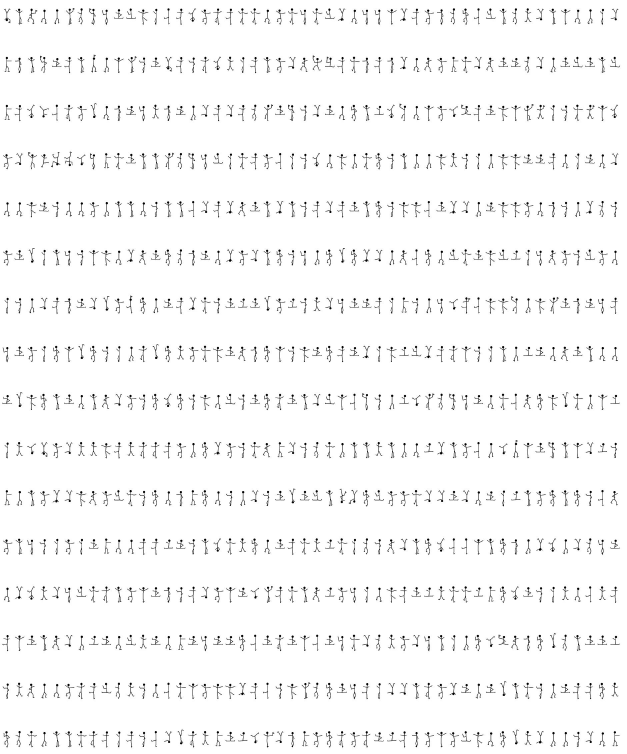
%> input picture challenges/c1/c1.1.images/img26.jpg, 1881 x 2260 px (shown at 1/3 size)
$ octave main.m   (GNU Octave 9; MATLAB toolbox functions it lacks are replaced by stand-ins)
%> lines starting %> are read from the running program, lines starting %| are printed output that depends on the picture; in (x1, y1, x2, y2) boxes, pixels count from 0 and x2, y2 are one past the last pixel; in counts of white or black regions, pixels touching at a corner belong together; the program's own positions count from 1
### challenges/c1/read.m
function img_arr=read(path)
    img=imread(path);
    img=rgb2gray(img);
    img=adjust(img,200);
    %imshow(img);
    width=32;
    height=64;
    block_data=zeros(0,4);
    num=0;
    rows=read_rows(img);
    for i=1:length(rows)
        cols=read_cols(img(rows(i,1):rows(i,2),:));
        for j=1:length(cols)
            num=num+1;
            block_data(num,:)=[rows(i,1),rows(i,2),cols(j,1),cols(j,2)];
        end
    end
    img_arr=zeros(length(block_data),height,width);
    for i=1:num
        img_arr(i,:,:)=crop(img(block_data(i,1):block_data(i,2),block_data(i,3):block_data(i,4)),height,width);
    end
end

function img=crop(block,height,width)
    img=block;
    s=size(img);
    if s(1)>height||s(2)>width
        display('error');
    end
    if s(1)<height
        fill=height-s(1);
        a=floor(fill/2);b=fill-a;
        img=[255.*ones(a,s(2)); img; 255.*ones(b,s(2))];
    end
    s=size(img);
    if s(2)<width
        fill=width-s(2);
        a=floor(fill/2);b=fill-a;
        img=[255.*ones(s(1),a), img, 255.*ones(s(1),b)];
    end
    %imshow(img);
end

function rows=read_rows(img)
    rows=[];
    row=1;row_start=1;
    blank_flag=true;
    for i=1:length(img)
        black=sum(img(i,:)~=255);
        if black==0
            if ~blank_flag
                rows=[rows;row_start,i-1];
                blank_flag=true;
            end
            continue;
        end
        if blank_flag
            row_start=i;
            blank_flag=false;
        end
    end
end

function cols=read_cols(row)
    cols=[];
    col=1;col_start=1;
    blank_flag=true;
    for i=1:length(row(1,:))
        black=sum(row(:,i)~=255);
        if black==0
            if ~blank_flag
                cols=[cols;col_start,i-1];
                blank_flag=true;
            end
            continue;
        end
        if blank_flag
            col_start=i;
            blank_flag=false;
        end
    end
end

function img=adjust(img,threshold)
    img(img>threshold)=255;
    img(img<=threshold)=0;
end

### challenges/c1/combine.m
function img=combine(arr,width)
    global img_arr;
    img=zeros(0,32*width);
    num=0;
    for i=1:length(arr)
        x=floor(num/width)+1;
        y=mod(num,width)+1;
        num=num+1;
        img((x-1)*64+1:x*64,(y-1)*32+1:y*32)=img_arr(arr(i),:,:);
    end
end

### challenges/c1/main.m
global img_arr;
img_arr=read('c1.1.images/img26.jpg');
%> in read, img is the input picture: size 2260x1881x3 uint8; min 0, max 255, mean 247.8
%> in adjust, `img(img<=threshold)=0;`:
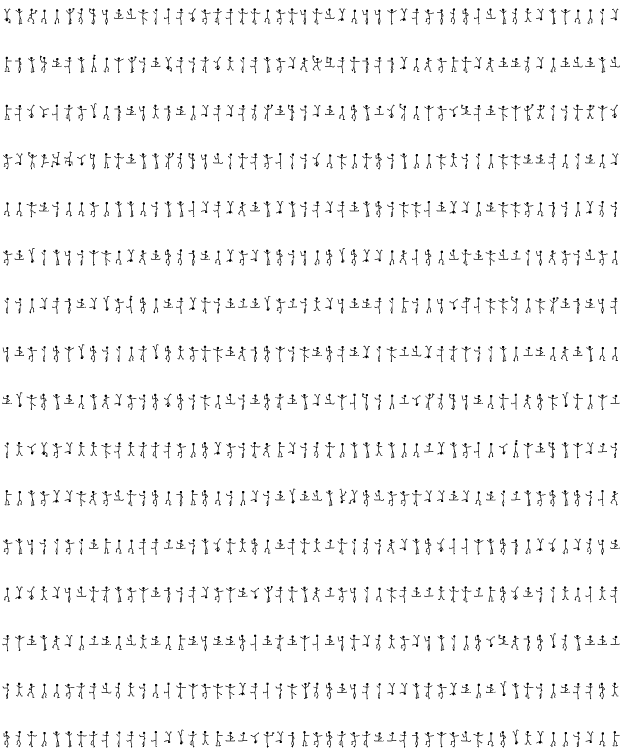
%> img: size 2260x1881 uint8 (shown at 1/3 size); 96.4% white; black in thin lines or dots
%> the loop in read_rows, `for i=1:length(img)` made 2260 passes
%> black on passes 1 to 12: 0, 0, 0, 0, 0, 0, 0, 0, 0, 0, 0, 0
%> after the loop in read_rows, `for i=1:length(img)`: blank_flag = true; row_start = 2190; rows = 16 rows, first 12: [25 75; 165 220; 311 364; 456 509; 604 653; 745 798; 888 942; 1034 1087; 1178 1231; 1321 1376; 1467 1520; 1616 1665]
%> after the loop in read, `for i=1:length(rows)`: block_data = 800 rows, first 8: [25 75 13 31; 25 75 48 67; 25 75 84 112; 25 75 124 141; 25 75 163 178; 25 75 199 224; 25 75 234 248; 25 75 269 287]; num = 800
%> the loop in read, `for i=1:num` made 800 passes
%> (fill in crop, a in crop, b in crop) on passes 1 to 3: (13, 6, 7), (12, 6, 6), (3, 1, 2)
img_arr=[img_arr;read('c1.1.images/img31.jpg')];
%> call 2 of read, with path = 'c1.1.images/img31.jpg'
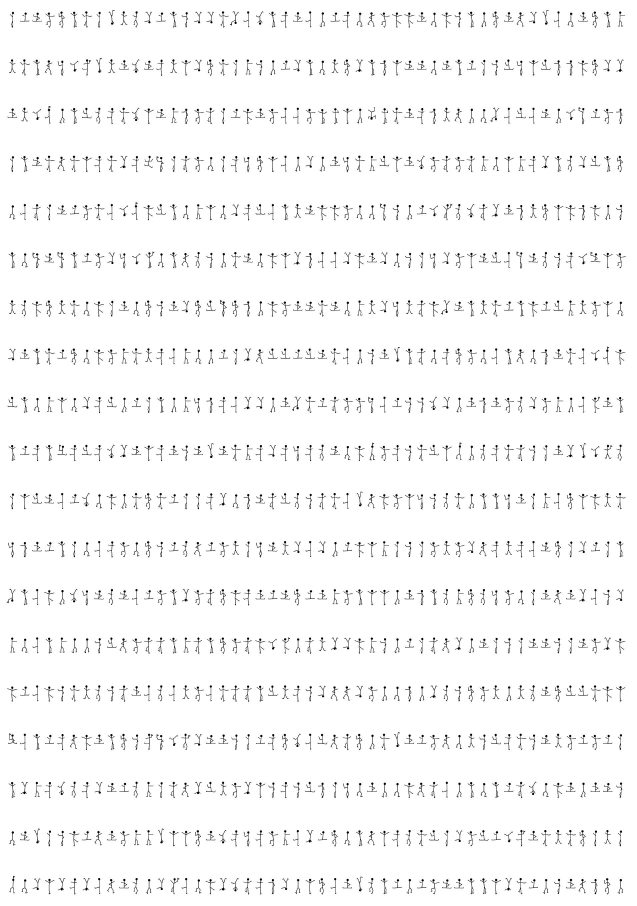
%> input picture challenges/c1/c1.1.images/img31.jpg, 1909 x 2717 px (shown at 1/3 size)
%> call 2 of adjust, with threshold = 200
%> in adjust (call 2), `img(img<=threshold)=0;`:
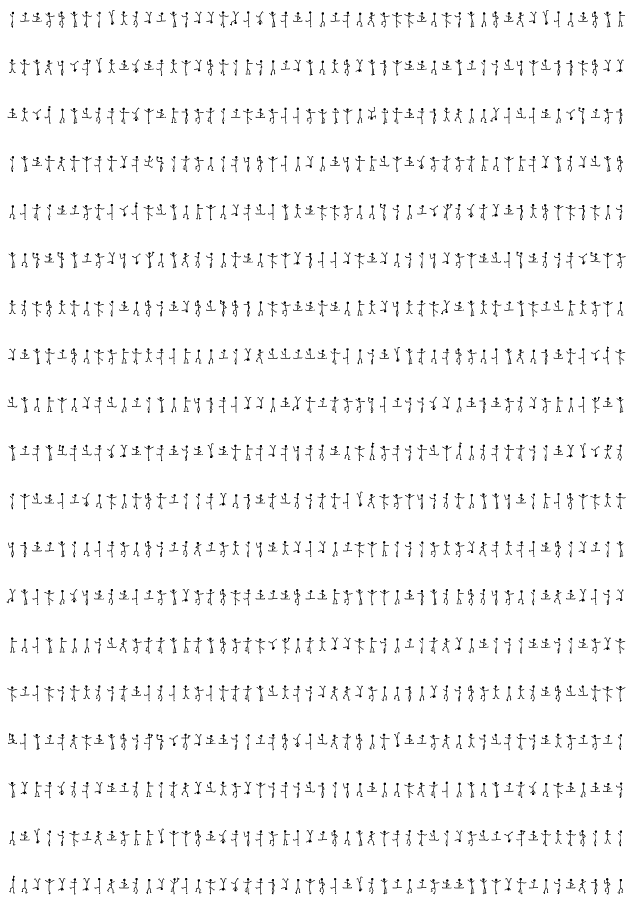
%> img: size 2717x1909 uint8 (shown at 1/3 size); 96.5% white; black in thin lines or dots
%> the loop in read_rows (call 2), `for i=1:length(img)` made 2717 passes
%> after the loop in read_rows (call 2), `for i=1:length(img)`: blank_flag = true; row_start = 2628; rows = 19 rows, first 12: [31 84; 175 228; 319 373; 468 517; 608 662; 756 806; 901 951; 1041 1095; 1190 1240; 1328 1384; 1476 1529; 1624 1673]
img_arr=[img_arr;read('c1.1.images/img33.jpg')];
%> call 3 of read, with path = 'c1.1.images/img33.jpg'
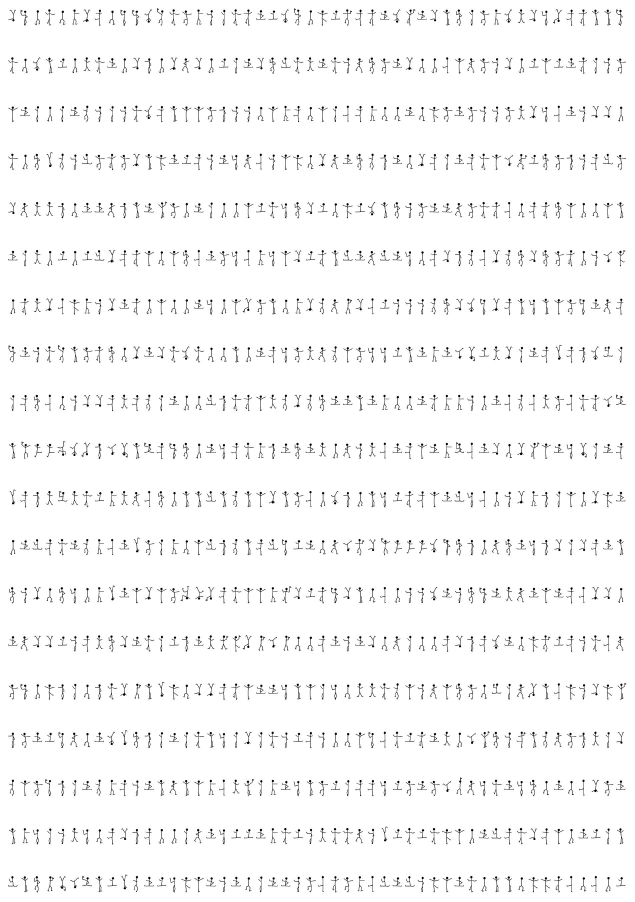
%> input picture challenges/c1/c1.1.images/img33.jpg, 1903 x 2706 px (shown at 1/3 size)
%> in adjust (call 3), `img(img<=threshold)=0;`: img: size 2706x1903 uint8; 96.5% white; black in thin lines or dots
img_arr=[img_arr;read('c1.1.images/img35.jpg')];
%> call 4 of read, with path = 'c1.1.images/img35.jpg'
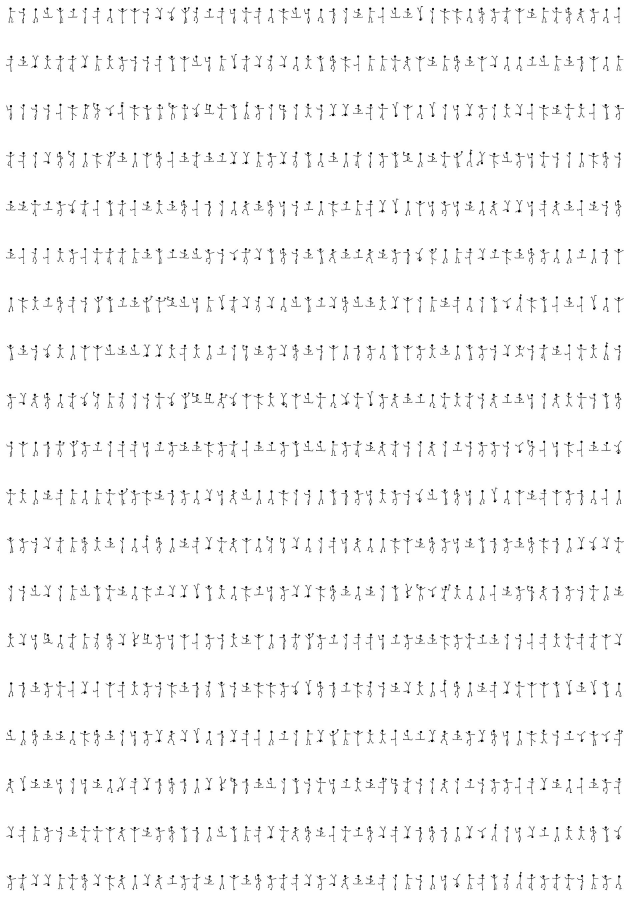
%> input picture challenges/c1/c1.1.images/img35.jpg, 1892 x 2706 px (shown at 1/3 size)
%> in adjust (call 4), `img(img<=threshold)=0;`: img: size 2706x1892 uint8; 96.5% white; black in thin lines or dots
img_arr=[img_arr;read('c1.1.images/img37.jpg')];
%> call 5 of read, with path = 'c1.1.images/img37.jpg'
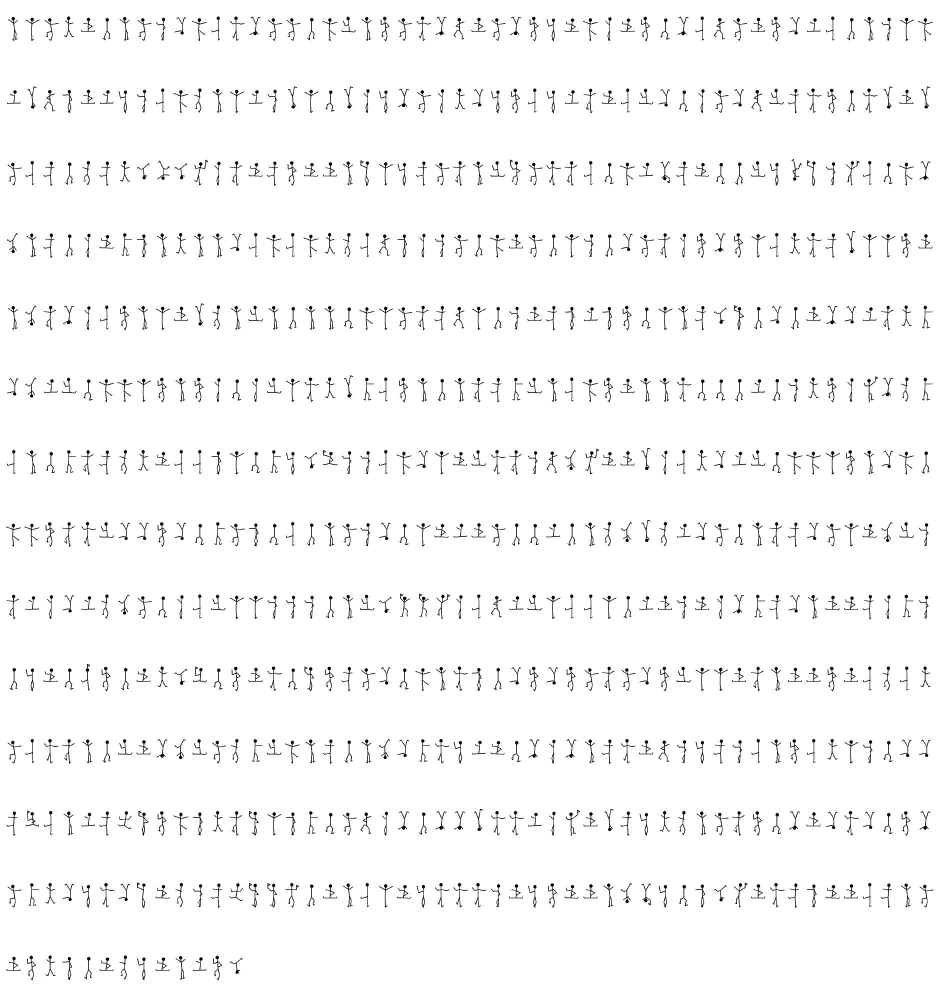
%> input picture challenges/c1/c1.1.images/img37.jpg, 1881 x 1980 px (shown at 1/2 size)
%> in read, img is the input picture: size 1980x1881x3 uint8; min 0, max 255, mean 248.2
%> in adjust (call 5), `img(img<=threshold)=0;`: img: size 1980x1881 uint8; 96.6% white; black in thin lines or dots

global black_arr;
black_arr=zeros(length(img_arr),5);

for i=1:length(img_arr)
    black_arr(i,1)=sum(sum(img_arr(i,:,:)==0));
    black_arr(i,2)=sum(sum(img_arr(i,1:32,:)==0));
    black_arr(i,3)=sum(sum(img_arr(i,33:64,:)==0));
    black_arr(i,4)=sum(sum(img_arr(i,:,1:16)==0));
    black_arr(i,5)=sum(sum(img_arr(i,:,17:32)==0));
end

type_num=0;
global type_arr type_standard;
type_arr=zeros(1,length(img_arr));
type_standard=[];
for i=1:length(img_arr)
    type=0;
    for j=1:length(type_standard)
        if black_similar(i,type_standard(j))
            type=j;
            break;
        end
    end
    if type==0
        type_standard=[type_standard;i];
        type=length(type_standard);
    end
    type_arr(i)=type;
end

figure(1);
imshow(combine(type_standard,50));
%> after the loop in combine, `for i=1:length(arr)`:
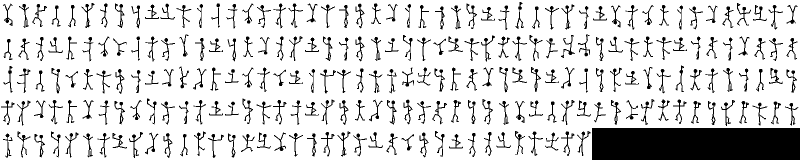
%> img: size 320x1600 double (shown at 1/2 size); 85.4% white; 238 black regions, largest, box (x1, y1, x2, y2) and area: (1184, 256, 1600, 320) 26624, (1474, 6, 1502, 51) 262, (258, 264, 286, 316) 262
axis on;
axis ij;
set(gca,'xtick',-16:32:1600-16);
set(gca,'xticklabel',0:50);
set(gca,'ytick',-32:64:64*6-32);
set(gca,'yticklabel',-50:50:200);
grid on;

delete('sorted/*.bmp')
for i=1:length(type_standard)
    imwrite(combine(find(type_arr==i),25),['sorted/' num2str(i) '.bmp']);
end

function flag=black_similar(a,b)
    global black_arr;
	if abs(black_arr(a,1)-black_arr(b,1))>=5
        flag=false;
        return;
	end
    global img_arr;
    img1=zeros(64,32);
    img1(:,:)=img_arr(a,:,:);
    img2=zeros(64,32);
    img2(:,:)=img_arr(b,:,:);
    r=corr2(img1,img2);
    flag=r>=0.8;
end
